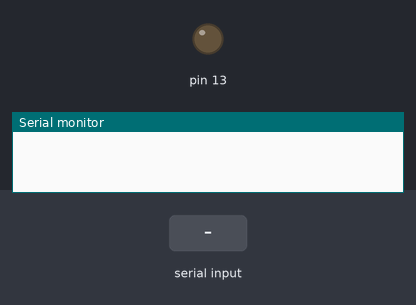
Simulated run of this sketch. Board: Arduino Uno, built with avr-gcc and run on an emulated ATmega328P. Parts: output pins drawn as LEDs (lit = HIGH), the last lines printed to the serial monitor. The test bench sets the inputs (shaded band).

Above: at 1.2 s.
1.3 s: "o" received over Serial
At 1.9 s:
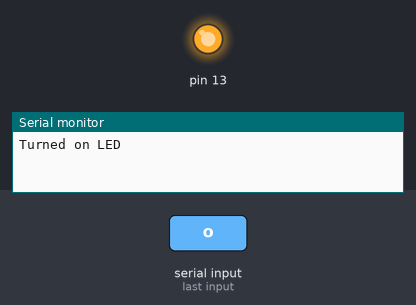
2.8 s: "x" received over Serial
At 3.1 s:
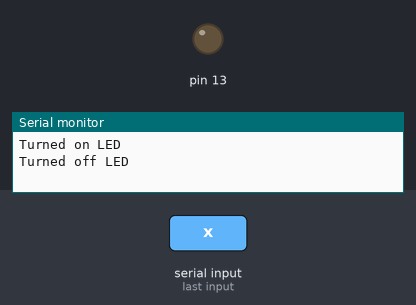
Timing chart, 0 to 5.8 s (numbered marks = the images above; inputs shaded):
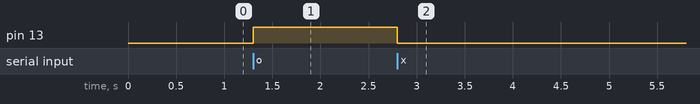

The sketch:

sketch_jan23b.ino
```cpp
void setup() {
  // put your setup code here, to run once:
    pinMode(13, OUTPUT);
    Serial.begin(9600);
}

void loop() {
  // put your main code here, to run repeatedly:
    if(Serial.available()) {
  char ch = Serial.read();
  if(ch=='o') {
    digitalWrite(13, HIGH);
    Serial.print("Turned on LED\n");
  }

    if(ch=='x') {
    digitalWrite(13, LOW);
    Serial.print("Turned off LED\n");
  }
  }
}
```

Measured:
- after the input at 1.3 s, pin 13: LOW → HIGH at once
- after the input at 2.8 s, pin 13: HIGH → LOW at once
